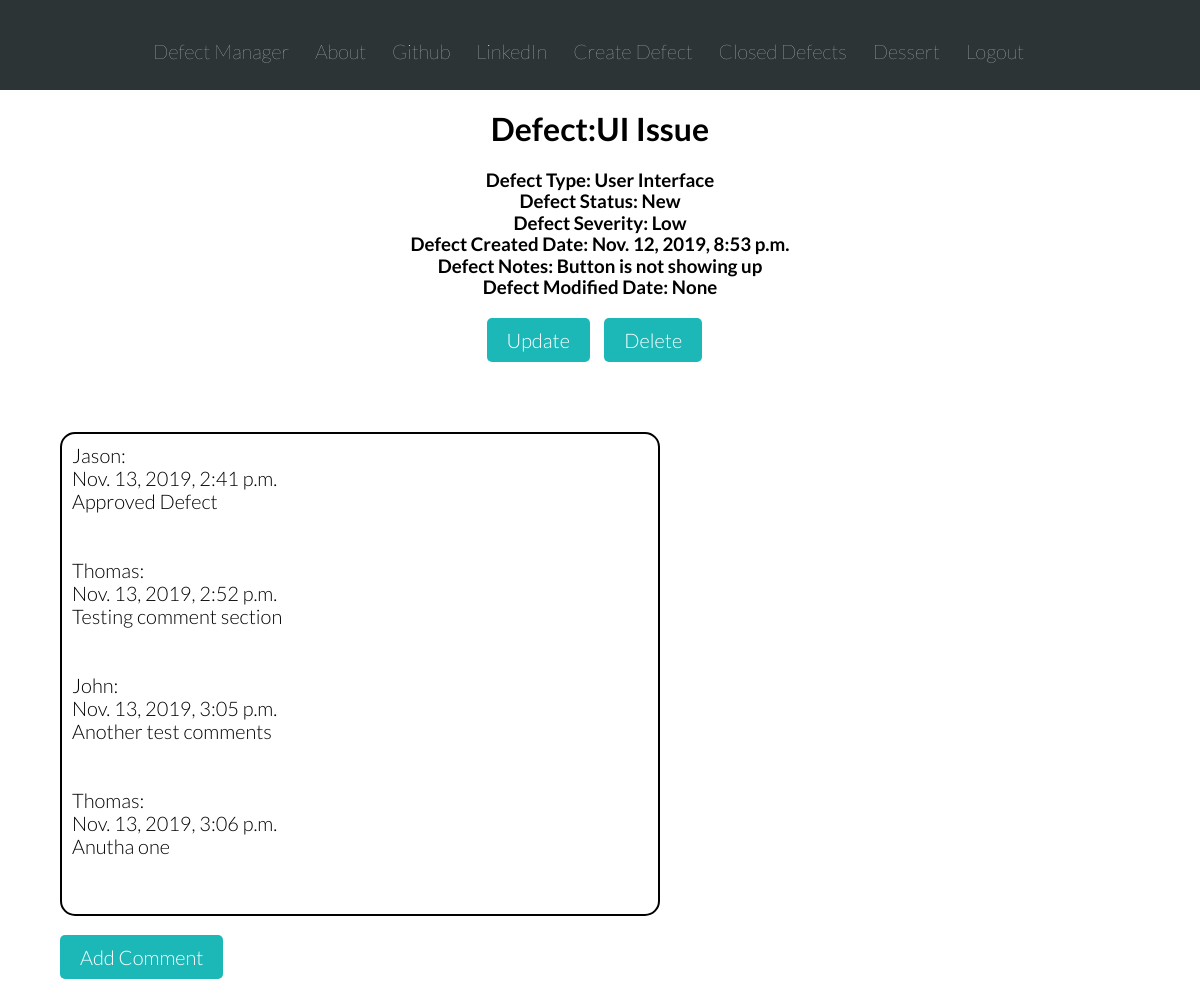
Before: /detail/1 (signed in) with the older database file.
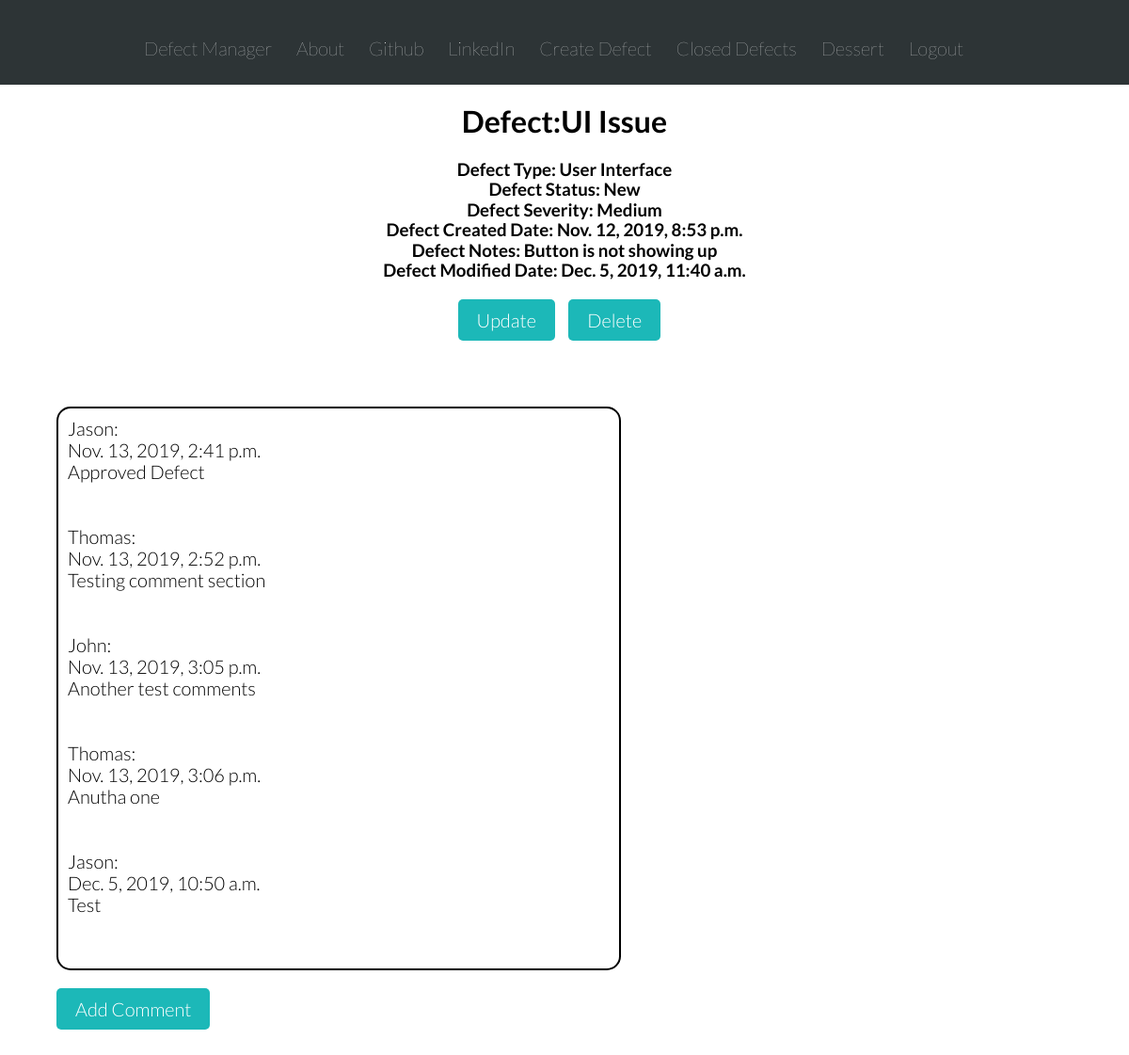
After: the same page with the newer database file.
### defect_manager_app/models.py (models this page shows, shortened)
class Defect(models.Model):
    DEFECT_STATUS_NEW = 'New'
    DEFECT_STATUS_OPEN = 'Open'
    DEFECT_STATUS_REJECTED = 'Rejected'
    DEFECT_STATUS_FIXED = 'Fixed'
    DEFECT_STATUS_CLOSE = 'Closed'
    DEFECT_STATUS_CHOICES = [
    (DEFECT_STATUS_NEW, 'New'),
    (DEFECT_STATUS_OPEN, 'Open'),
    (DEFECT_STATUS_REJECTED, 'Rejected'),
    (DEFECT_STATUS_FIXED, 'Fixed'),
    (DEFECT_STATUS_CLOSE, 'Closed'),
    ]
    DEFECT_TYPE_CONFIG = 'Configuration'
    DEFECT_TYPE_TESTERROR = 'Tester Error'
    DEFECT_TYPE_UI = 'User Interface'
    DEFECT_TYPE_OTHER = 'Other'
    DEFECT_TYPE_CHOICES = [
    (DEFECT_TYPE_CONFIG, 'Configuration'),
    (DEFECT_TYPE_TESTERROR, 'Tester Error'),
    (DEFECT_TYPE_UI, 'User Interface'),
    (DEFECT_TYPE_OTHER, 'OTHER'),
    ]
    DEFECT_SEVERITY_LOW = 'Low'
    DEFECT_SEVERITY_MEDIUM = 'Medium'
    DEFECT_SEVERITY_HIGH = 'High'
    DEFECT_SEVERITY_CHOICES = [
    (DEFECT_SEVERITY_LOW, 'Low'),
    (DEFECT_SEVERITY_MEDIUM, 'Medium'),
    (DEFECT_SEVERITY_HIGH, 'High'),
    ]
    author = models.CharField(max_length=256)
    defect_status = models.CharField(max_length=10,
                                    choices=DEFECT_STATUS_CHOICES,
                                    default=DEFECT_STATUS_NEW,
                                    )
    defect_type = models.CharField(max_length=64,
                                    choices=DEFECT_TYPE_CHOICES,
                                    default=DEFECT_TYPE_CONFIG,
                                    )
    severity = models.CharField(max_length=8,
                                choices=DEFECT_SEVERITY_CHOICES,
                                default='',
                                )
    name = models.CharField(max_length=200, default='')
    created_date = models.DateTimeField(default=timezone.now)
    close_date = models.DateTimeField(blank=True, null=True)
    notes = models.TextField()
    modified_date = models.DateTimeField(blank=True, null=True)

class Comment(models.Model):
    defect = models.ForeignKey('defect_manager_app.Defect', on_delete=models.CASCADE, related_name='comments')
    author = models.CharField(max_length=200)
    text = models.TextField()
    created_date = models.DateTimeField(default=timezone.now)
    approved_comment = models.BooleanField(default=False)

### defect_manager_app/views.py (the view)
# urls.py: path('detail/<int:pk>',views.DefectDetailView.as_view(), name='defect_detail'),
class DefectDetailView(LoginRequiredMixin, DetailView):
    model = Defect

### defect_manager_app/templates/defect_manager_app/defect_detail.html (shortened to what this page needs)
{% extends 'defect_manager_app/base.html' %}
{% block content %}
<div class="defect-detail-section row">
  <div class="defect-details">
    <h1>Defect:{{ defect.name }}</h1>
    <h3>Defect Type: {{defect.defect_type}}</h3>
    <h3>Defect Status: {{defect.defect_status}}</h3>
    <h3>Defect Severity: {{defect.severity}}</h3>
    <h3>Defect Created Date: {{defect.created_date}}</h3>
    <h3>Defect Notes: {{defect.notes}}</h3>
    <h3>Defect Modified Date: {{defect.modified_date}}</h3>
  </div>
  <div class="update-delete-btn">
  <a class = "defect-btn" href="{% url 'defect_manager_app:update_defect' pk=defect.pk %}">
    Update</a>
  <a class = "defect-btn" href="{% url 'defect_manager_app:delete_defect' pk=defect.pk%}">
    Delete</a>
  </div>
</div>
<div class="comment-section">
      {% for comment in defect.comments.all %}
        <p>{{ comment.author }}:</p>
        {{ comment.created_date}}
        <br>
        <p>{{ comment.text }}</p>
        <br>
        <br>
      {% endfor %}
</div>
<div class="comment-btn-div">
  <a class='comment-btn'href="{% url 'defect_manager_app:add_comment' pk=defect.pk %}">Add Comment</a>
</div>
{% endblock %}

Changed rows visible on the page:
changed Defect "UI Issue": severity "Low" → "Medium"; modified_date "None" → "Dec. 5, 2019, 11:40 a.m."
added Comment: author "Jason", created_date "Dec. 5, 2019, 10:50 a.m.", text "Test"
